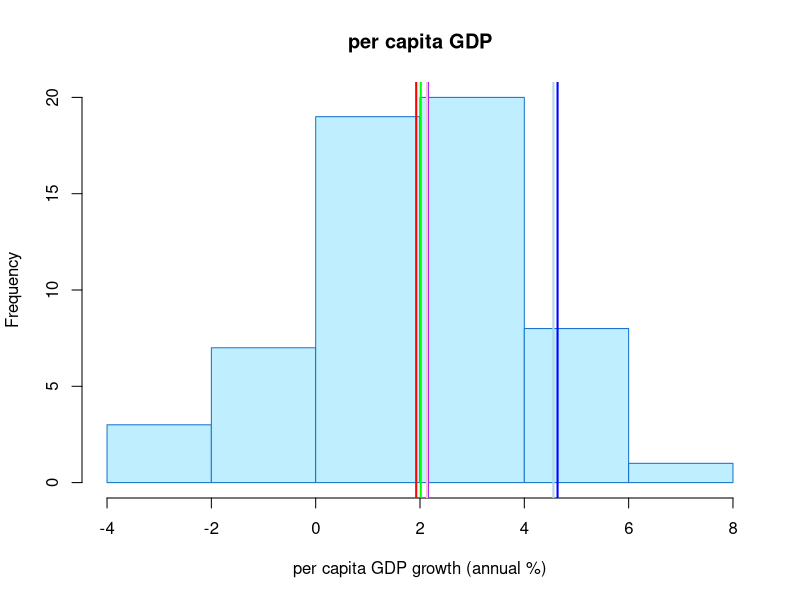
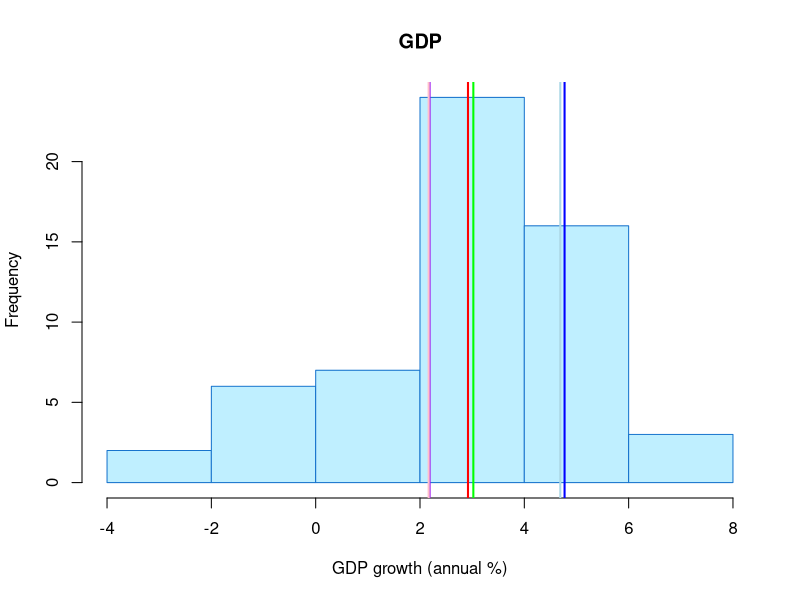
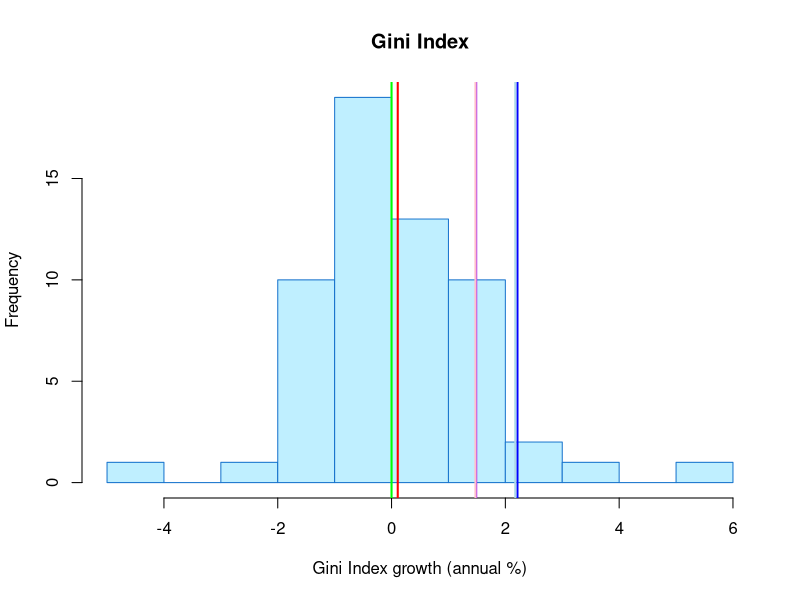
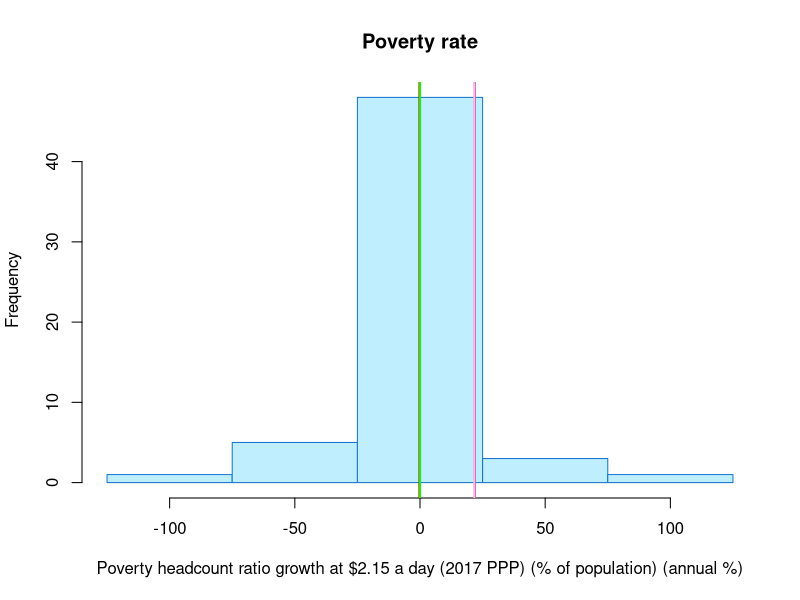
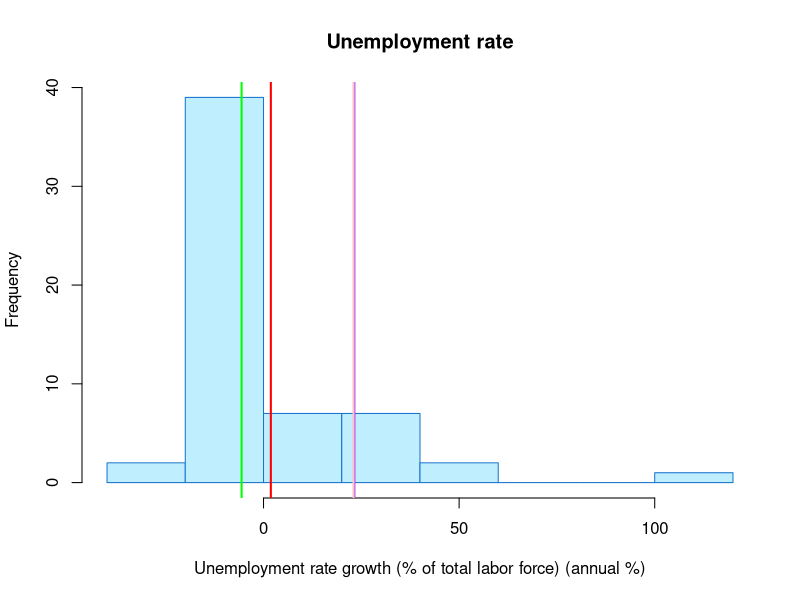
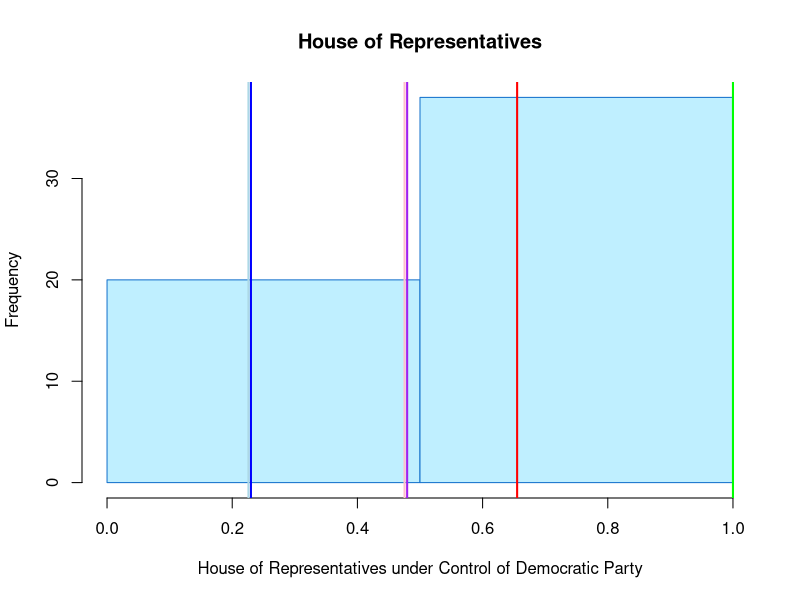
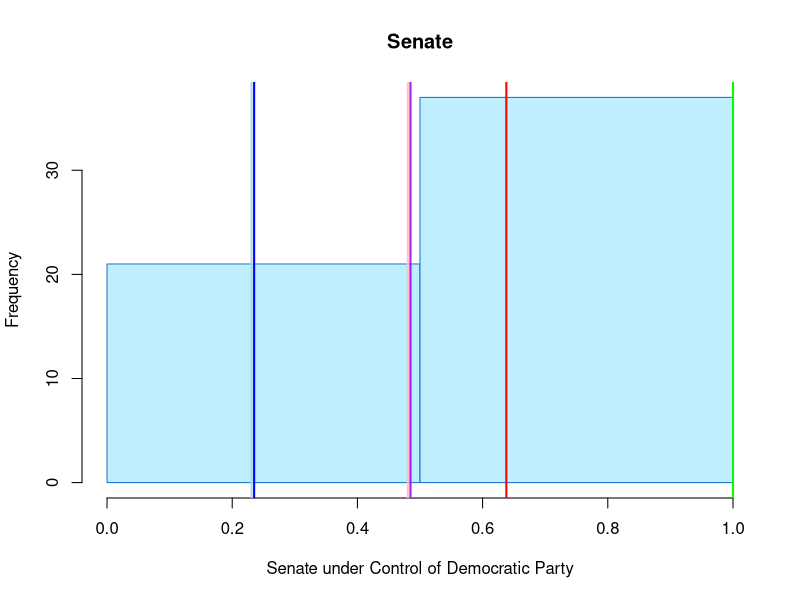
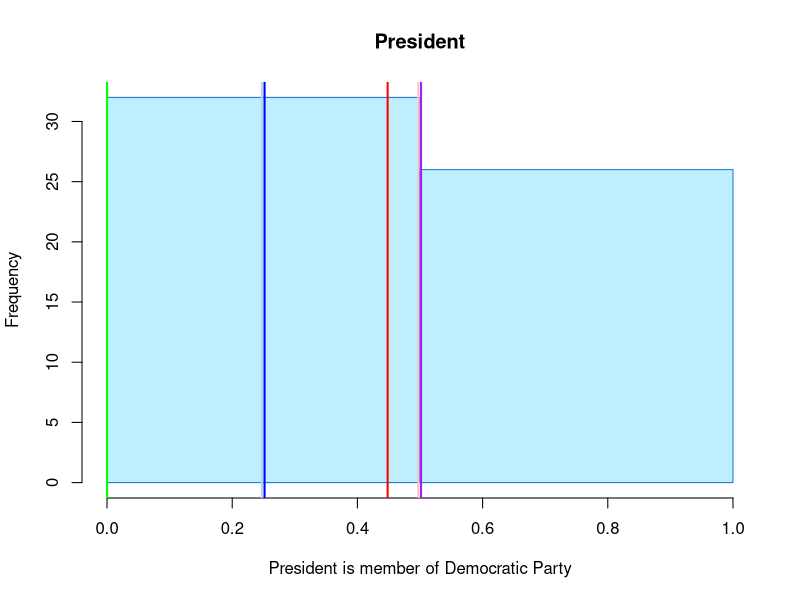

Recreate these plots in R, in order.
library(gridExtra)
library(grid)
library(vcd)
library(ggplot2)
library(GGally)
library(psych)

# Preliminaries
varp = function(x) {
  n = 0
  for (t in x) {
    n = n + 1 
  }
  var(x)*(n - 1)/n
}

growth = function(x) {
  v = c()
  j = 1
  for(i in x){
    v = append(v, 100*as.numeric(i)/j - 100)
    j = as.numeric(i)
  }
  as.numeric(v)
}

histFunction = function(x, title, xtitle, v = c()){
  if (length(v) == 0) {
    hist(x, col="lightblue1", border="dodgerblue3",
         main=title, xlab=xtitle)
  } else {
    hist(x, col="lightblue1", border="dodgerblue3",
         main=title, xlab=xtitle, breaks = v)
  }
  abline(v = var(x), col='blue', lwd = 2)
  abline(v = varp(x), col='lightblue', lwd = 2)
  abline(v = sqrt(var(x)), col='purple', lwd = 2)
  abline(v = sqrt(varp(x)), col='pink', lwd = 2)  
  abline(v = mean(x), col='red', lwd = 2)
  abline(v = median(x), col='green', lwd = 2)
}

freq = function(x){
  t = as.data.frame(table(x))
  t = transform(t, 
                Freq.Rela = prop.table(Freq), 
                Freq.Cum = cumsum(Freq),
                Freq.Rela.Cum = cumsum(prop.table(Freq)))
  grid.newpage()
  grid.table(t, rows = NULL)
}

summary = function(x) {
  v = c()
  for(i in x){
    v = append(v, 
               c(round(min(i),2), round(max(i),2), 
                 round(mean(i),2), median(round(i)),
                 round(var(i),2), round(varp(i),2), 
                 round(sqrt(var(i)),2), round(sqrt(varp(i)),2)))
  }
  m = matrix(v, ncol = 8, byrow = TRUE)
  colnames(m) = c('min', 'max', 'mean', 'median', 
                  'var', 'varp', 'sd', 'sdp')
  rownames(m) = colnames(x)
  grid.newpage()
  grid.table(m)
}

# Data is read
data = read.csv("data.csv")

# Data is extracted
pcgdp = as.numeric(unname(data[1,-1])[2:59])
gdp = as.numeric(unname(data[2,-1])[2:59])
gini = growth(unname(data[3,-1]))[2:59]
pov = growth(unname(data[4,-1]))[2:59]
une = growth(unname(data[5,-1]))[2:59]
rep = as.numeric(unname(data[6, -1]))[2:59]
sen = as.numeric(unname(data[7, -1]))[2:59]
pre = as.numeric(unname(data[8, -1]))[2:59]
ele = rep + sen + pre

# Histograms
histFunction(pcgdp,
             "per capita GDP",
             "per capita GDP growth (annual %)")
histFunction(gdp, "GDP", "GDP growth (annual %)")
histFunction(gini, "Gini Index",
             "Gini Index growth (annual %)")
histFunction(pov, "Poverty rate",
             "Poverty headcount ratio growth at $2.15 a day (2017 PPP) (% of population) (annual %)",
             seq(-125,125,by=50))
histFunction(une, "Unemployment rate",
             "Unemployment rate growth (% of total labor force) (annual %)")
histFunction(rep, "House of Representatives",
             "House of Representatives under Control of Democratic Party",
             c(0,1,by=0.5))
histFunction(sen, "Senate",
             "Senate under Control of Democratic Party",
             c(0,1,by=0.5))
histFunction(pre, "President",
             "President is member of Democratic Party",
             c(0,1,by=0.5))
histFunction(ele, "Electability of Democratic Party",
             "Number of Branches under Democratic Party Control",
             seq(-0.5,3.5,by=1))

# Frequency tables
freq(round(gdp))
freq(round(pcgdp))
freq(round(gini))
freq(round(pov))
freq(round(une/10)*10)
freq(rep)
freq(sen)
freq(pre)
freq(ele)

# Summary of variables
quan = data.frame(pcgdp, gdp, gini, pov, une)
summary(quan)
qual = data.frame(rep, sen, pre, ele)
summary(qual)

# Bivariate study
d = data.frame(pcgdp, gdp, gini, pov, une, ele)
matrix = ggpairs(d, columns = c(1:6), title = "Scatterplot Matrix",
                 axisLabels = "show")
ggsave("scatter.png", matrix, width = 7, height = 7, units = "in")
matrix





